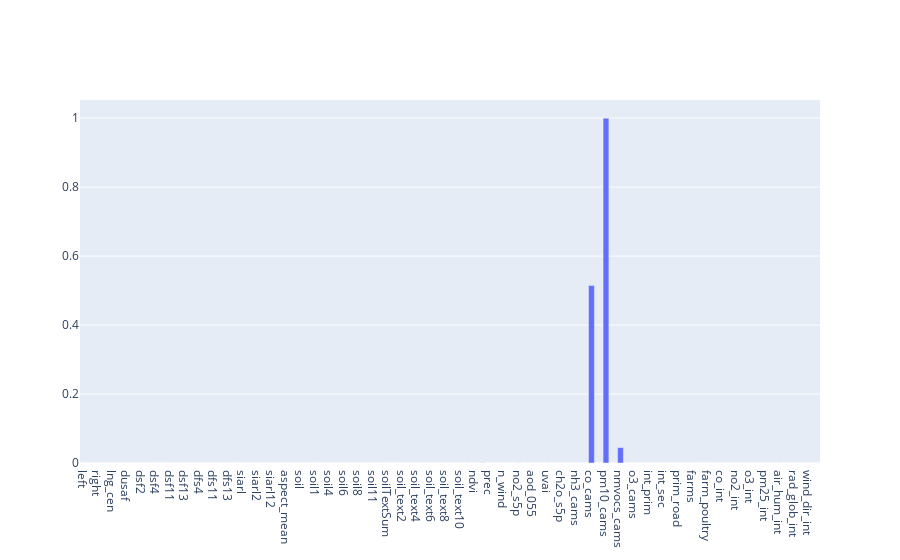

Source (notebook cell):
### Markdown cell above
### Random Forest importance
It uses a forest of trees to evaluate the importance of each features as outputs.

### Code cell
tuple = m.RF_importance(X, Y,RESULTS_NORMALIZED)
#results saved in an external .csv
tuple.to_csv(r'results/RF_importance.csv', index = False)

### Figure 1 — Plotly figure (JSON) as saved in the notebook; plotly's stock layout.template omitted (floating-point values rounded to 4 significant figures)
{"data": [{"x": ["left", "bottom", "right", "top", "lng_cen", "lat_cen", "dusaf", "dusafSum", "dsf2", "dsf3", "dsf4", "dsf5", "dsf11", "dsf12", "dsf13", "dsf14", "dfs4", "dfs5", "dfs11", "dfs12", "dfs13", "dfs14", "siarl", "siarlSum", "siarl2", "siarl9", "siarl12", "h_mean", "aspect_mean", "slope_mean", "soil", "soilSum", "soil1", "soil2", "soil4", "soil5", "soil6", "soil7", "soil8", "soil9", "soil11", "soil_text", "soilTextSum", "soil_text1", "soil_text2", "soil_text3", "soil_text4", "soil_text5", "soil_text6", "soil_text7", "soil_text8", "soil_text9", "soil_text10", "soil_moist", "ndvi", "temp_2m", "prec", "press", "n_wind", "e_wind", "no2_s5p", "so2_s5p", "aod_055", "aod_047", "uvai", "co_s5p", "ch2o_s5p", "o3_s5p", "nh3_cams", "no_cams", "co_cams", "dust_cams", "pm10_cams", "no2_cams", "nmvocs_cams", "so2_cams", "o3_cams", "pop", "int_prim", "int_prim_sec", "int_sec", "highway", "prim_road", "sec_road", "farms", "farm_pigs", "farm_poultry", "farm_sheep", "co_int", "nh3_int", "no2_int", "nox_int", "o3_int", "pm10_int", "pm25_int", "so2_int", "air_hum_int", "prec_int", "rad_glob_int", "temp_int", "wind_dir_int", "wind_speed_int"], "y": [8.809e-06, 3.84e-06, 1.587e-05, 7.149e-06, 1.66e-05, 4.332e-06, 1.537e-06, 5.208e-06, 3.498e-05, 9.879e-06, 0.0, 0.0, 0.0, 0.0, 0.0, 0.0, 9.338e-06, 2.275e-05, 2.707e-05, 2.427e-05, 2.567e-05, 1.375e-05, 2.37e-06, 1.543e-05, 1.487e-05, 9.82e-06, 3.126e-06, 2.309e-05, 2.198e-05, 1.681e-05, 1.671e-06, 1.726e-05, 2.143e-08, 5.337e-07, 6.612e-06, 1.701e-06, 0.0, 2.222e-05, 4.441e-06, 1.768e-06, 0.0, 6.748e-06, 8.307e-06, 4.494e-06, 3.027e-07, 1.208e-05, 1.633e-05, 7.037e-06, 2.525e-07, 4.782e-06, 2.321e-06, 1.655e-05, 2.08e-06, 1.645e-05, 2.405e-05, 0.0005075, 2.715e-05, 6.316e-05, 2.753e-05, 2.548e-05, 0.0003261, 2.824e-05, 1.076e-05, 2.094e-05, 2.137e-05, 4.524e-05, 3.904e-05, 4.971e-05, 2.671e-05, 8.446e-05, 0.515, 1.364e-05, 1.0, 6.904e-05, 0.04468, 2.939e-05, 4.211e-05, 3.086e-05, 5.925e-06, 1.066e-05, 1.842e-05, 3.235e-06, 1.78e-05, 7.75e-06, 1.725e-05, 1.02e-05, 8.241e-06, 1.523e-05, 1.652e-05, 1.311e-05, 8.343e-06, 1.784e-05, 2e-05, 3.176e-05, 2.02e-05, 1.605e-05, 3.759e-05, 2.888e-05, 2.355e-05, 2.639e-05, 3.25e-05, 1.763e-05], "type": "bar"}], "layout": {}}
